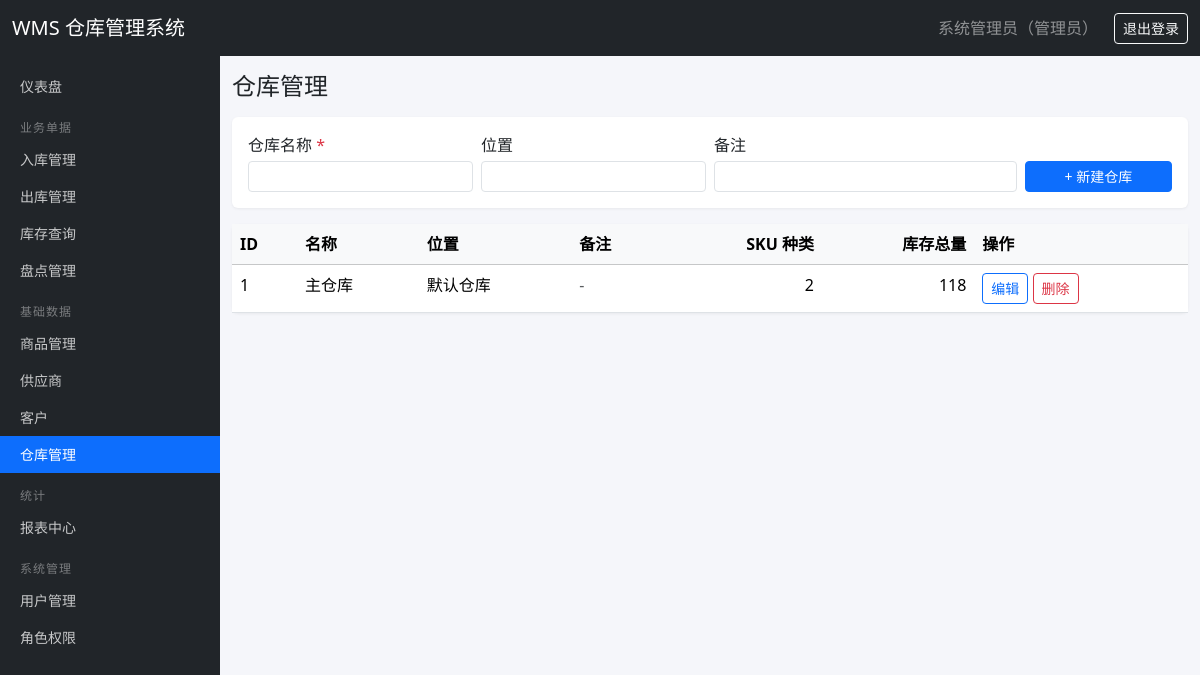
The app's page /warehouses/ (signed in) with its own data.
### tables this page shows
CREATE TABLE users (
    id INTEGER PRIMARY KEY AUTOINCREMENT,
    username TEXT UNIQUE NOT NULL,
    password_hash TEXT NOT NULL,
    real_name TEXT DEFAULT '',
    email TEXT DEFAULT '',
    phone TEXT DEFAULT '',
    is_active INTEGER DEFAULT 1,
    created_at TEXT DEFAULT (datetime('now', 'localtime'))
);

CREATE TABLE roles (
    id INTEGER PRIMARY KEY AUTOINCREMENT,
    name TEXT UNIQUE NOT NULL,
    description TEXT DEFAULT '',
    created_at TEXT DEFAULT (datetime('now', 'localtime'))
);

CREATE TABLE warehouses (
    id INTEGER PRIMARY KEY AUTOINCREMENT,
    name TEXT NOT NULL,
    location TEXT DEFAULT '',
    remark TEXT DEFAULT ''
);

### routes/warehouse.py (the view)
@bp.route('/')
@permission_required('warehouse:view')
def index():
    warehouses = get_db().execute(
        '''SELECT w.*,
                  (SELECT COUNT(*) FROM inventory i WHERE i.warehouse_id = w.id) AS sku_count,
                  (SELECT COALESCE(SUM(quantity), 0) FROM inventory i WHERE i.warehouse_id = w.id) AS total_qty
           FROM warehouses w ORDER BY w.id''').fetchall()
    return render_template('warehouses.html', warehouses=warehouses)

### auth.py (called while the page is built)
def load_user_permissions(user_id):
    rows = get_db().execute(
        '''SELECT DISTINCT p.code FROM permissions p
           JOIN role_permissions rp ON rp.permission_id = p.id
           JOIN user_roles ur ON ur.role_id = rp.role_id
           WHERE ur.user_id = ?''', (user_id,)).fetchall()
    return {r['code'] for r in rows}

@login_manager.user_loader
def load_user(user_id):
    row = get_db().execute('SELECT * FROM users WHERE id = ?', (user_id,)).fetchone()
    if row is None or not row['is_active']:
        return None
    return User(row, load_user_permissions(row['id']))

def permission_required(code):
    def decorator(view):
        @wraps(view)
        def wrapped(*args, **kwargs):
            if not current_user.is_authenticated:
                return login_manager.unauthorized()
            if not current_user.has_perm(code):
                abort(403)
            return view(*args, **kwargs)
        return wrapped
    return decorator

    @property
    def is_active(self):
        return self._active

    def has_perm(self, code):
        return code in self.permissions

    def role_names(self):
        rows = get_db().execute(
            '''SELECT r.name FROM roles r
               JOIN user_roles ur ON ur.role_id = r.id
               WHERE ur.user_id = ?''', (self.id,)).fetchall()
        return '、'.join(r['name'] for r in rows) or '未分配角色'

### db.py (called while the page is built)
def get_db():
    if 'db' not in g:
        g.db = sqlite3.connect(current_app.config['DATABASE'])
        g.db.row_factory = sqlite3.Row
        g.db.execute('PRAGMA foreign_keys = ON')
    return g.db

### templates/warehouses.html (shortened to what this page needs)
{% extends 'base.html' %}
{% block content %}
<h4 class="mb-3">仓库管理</h4>
{% if current_user.has_perm('warehouse:create') %}
<div class="card mb-3">
  <div class="card-body">
    <form method="post" action="{{ url_for('warehouse.create') }}" class="row g-2 align-items-end">
      <div class="col-md-3">
        <label class="form-label mb-1">仓库名称 <span class="text-danger">*</span></label>
        <input type="text" name="name" class="form-control form-control-sm" required>
      </div>
      <div class="col-md-3">
        <label class="form-label mb-1">位置</label>
        <input type="text" name="location" class="form-control form-control-sm">
      </div>
      <div class="col-md-4">
        <label class="form-label mb-1">备注</label>
        <input type="text" name="remark" class="form-control form-control-sm">
      </div>
      <div class="col-md-2">
        <button type="submit" class="btn btn-sm btn-primary w-100">+ 新建仓库</button>
      </div>
    </form>
  </div>
</div>
{% endif %}
<div class="card">
  <div class="card-body p-0">
    <table class="table table-hover mb-0">
      <thead class="table-light">
        <tr><th>ID</th><th>名称</th><th>位置</th><th>备注</th><th class="text-end">SKU 种类</th><th class="text-end">库存总量</th><th>操作</th></tr>
      </thead>
      <tbody>
        {% for w in warehouses %}
        <tr>
          <td>{{ w['id'] }}</td>
          <td>{{ w['name'] }}</td>
          <td>{{ w['location'] or '-' }}</td>
          <td class="text-muted">{{ w['remark'] or '-' }}</td>
          <td class="text-end">{{ w['sku_count'] }}</td>
          <td class="text-end">{{ w['total_qty'] }}</td>
          <td class="text-nowrap">
            {% if current_user.has_perm('warehouse:edit') %}
            <button type="button" class="btn btn-sm btn-outline-primary"
                    onclick="openEdit({{ w['id'] }}, '{{ w['name']|e }}', '{{ (w['location'] or '')|e }}', '{{ (w['remark'] or '')|e }}')">编辑</button>
            {% endif %}
            {% if current_user.has_perm('warehouse:delete') %}
            <form method="post" action="{{ url_for('warehouse.delete', wid=w['id']) }}" class="d-inline" onsubmit="return confirmDelete('确认删除仓库 {{ w['name'] }}？')">
              <button type="submit" class="btn btn-sm btn-outline-danger">删除</button>
            </form>
            {% endif %}
          </td>
        </tr>
        {% endfor %}
      </tbody>
    </table>
  </div>
</div>
{% endblock %}

### templates/base.html (shortened to what this page needs)
<!doctype html>
<html lang="zh-CN">
<head>
  <link href="https://cdn.jsdelivr.net/npm/bootstrap@5.3.3/dist/css/bootstrap.min.css" rel="stylesheet">
  <link rel="stylesheet" href="{{ url_for('static', filename='css/style.css') }}">
</head>
<body>
<nav class="navbar navbar-dark bg-dark fixed-top">
  <div class="container-fluid">
    <a class="navbar-brand" href="{{ url_for('dashboard.index') }}">WMS 仓库管理系统</a>
    <div class="d-flex align-items-center text-white-50">
      {% if current_user.is_authenticated %}
        <span class="me-3">{{ current_user.real_name or current_user.username }}（{{ current_user.role_names() }}）</span>
        <a class="btn btn-sm btn-outline-light" href="{{ url_for('auth.logout') }}">退出登录</a>
      {% else %}
        <a class="btn btn-sm btn-outline-light" href="{{ url_for('auth.login') }}">登录</a>
      {% endif %}
    </div>
  </div>
</nav>
{% if current_user.is_authenticated %}
<nav class="sidebar">
  <ul class="nav flex-column">
    <li class="nav-item">
      <a class="nav-link {{ 'active' if request.blueprint == 'dashboard' }}" href="{{ url_for('dashboard.index') }}">仪表盘</a>
    </li>
    {% if current_user.has_perm('stock_in:view') or current_user.has_perm('stock_out:view') or current_user.has_perm('inventory:view') or current_user.has_perm('stock_check:view') %}
    <li class="menu-header">业务单据</li>
      {% if current_user.has_perm('stock_in:view') %}
      <li class="nav-item"><a class="nav-link {{ 'active' if request.blueprint == 'stock_in' }}" href="{{ url_for('stock_in.index') }}">入库管理</a></li>
      {% endif %}
      {% if current_user.has_perm('stock_out:view') %}
      <li class="nav-item"><a class="nav-link {{ 'active' if request.blueprint == 'stock_out' }}" href="{{ url_for('stock_out.index') }}">出库管理</a></li>
      {% endif %}
      {% if current_user.has_perm('inventory:view') %}
      <li class="nav-item"><a class="nav-link {{ 'active' if request.blueprint == 'inventory' }}" href="{{ url_for('inventory.index') }}">库存查询</a></li>
      {% endif %}
      {% if current_user.has_perm('stock_check:view') %}
      <li class="nav-item"><a class="nav-link {{ 'active' if request.blueprint == 'stock_check' }}" href="{{ url_for('stock_check.index') }}">盘点管理</a></li>
      {% endif %}
    {% endif %}
    {% if current_user.has_perm('product:view') or current_user.has_perm('supplier:view') or current_user.has_perm('customer:view') or current_user.has_perm('warehouse:view') %}
    <li class="menu-header">基础数据</li>
      {% if current_user.has_perm('product:view') %}
      <li class="nav-item"><a class="nav-link {{ 'active' if request.blueprint == 'product' }}" href="{{ url_for('product.index') }}">商品管理</a></li>
      {% endif %}
      {% if current_user.has_perm('supplier:view') %}
      <li class="nav-item"><a class="nav-link {{ 'active' if request.blueprint == 'supplier' }}" href="{{ url_for('supplier.index') }}">供应商</a></li>
      {% endif %}
      {% if current_user.has_perm('customer:view') %}
      <li class="nav-item"><a class="nav-link {{ 'active' if request.blueprint == 'customer' }}" href="{{ url_for('customer.index') }}">客户</a></li>
      {% endif %}
      {% if current_user.has_perm('warehouse:view') %}
      <li class="nav-item"><a class="nav-link {{ 'active' if request.blueprint == 'warehouse' }}" href="{{ url_for('warehouse.index') }}">仓库管理</a></li>
      {% endif %}
    {% endif %}
    {% if current_user.has_perm('report:view') %}
    <li class="menu-header">统计</li>
    <li class="nav-item"><a class="nav-link {{ 'active' if request.blueprint == 'report' }}" href="{{ url_for('report.index') }}">报表中心</a></li>
    {% endif %}
    {% if current_user.has_perm('user:view') or current_user.has_perm('role:view') %}
    <li class="menu-header">系统管理</li>
      {% if current_user.has_perm('user:view') %}
      <li class="nav-item"><a class="nav-link {{ 'active' if request.blueprint == 'user' }}" href="{{ url_for('user.index') }}">用户管理</a></li>
      {% endif %}
      {% if current_user.has_perm('role:view') %}
      <li class="nav-item"><a class="nav-link {{ 'active' if request.blueprint == 'role' }}" href="{{ url_for('role.index') }}">角色权限</a></li>
      {% endif %}
    {% endif %}
  </ul>
</nav>
{% endif %}
<main class="{{ 'with-sidebar' if current_user.is_authenticated else 'no-sidebar' }}">
  <div class="container-fluid py-3">
    {% block content %}{% endblock %}
  </div>
</main>
</body>
</html>

### static/css/style.css (style rules this page uses)
body { padding-top: 56px; background-color: #f5f6fa; }
.sidebar { position: fixed; top: 56px; left: 0; bottom: 0; width: 220px; background: #212529; overflow-y: auto; padding: 12px 0; z-index: 1000; }
.sidebar .nav-link { color: rgba(255, 255, 255, 0.75); padding: 8px 20px; font-size: 14px; }
.sidebar .nav-link.active { color: #fff; background: #0d6efd; }
.sidebar .menu-header { color: rgba(255, 255, 255, 0.4); font-size: 12px; padding: 14px 20px 4px; text-transform: uppercase; letter-spacing: 1px; }
main.with-sidebar { margin-left: 220px; }
.card { border: none; box-shadow: 0 1px 3px rgba(0, 0, 0, 0.06); }

### records on screen
users: real_name "系统管理员"
roles: role_names "管理员"
warehouses: id "1", name "主仓库", location "默认仓库", remark "-", sku_count "2", total_qty "118"
